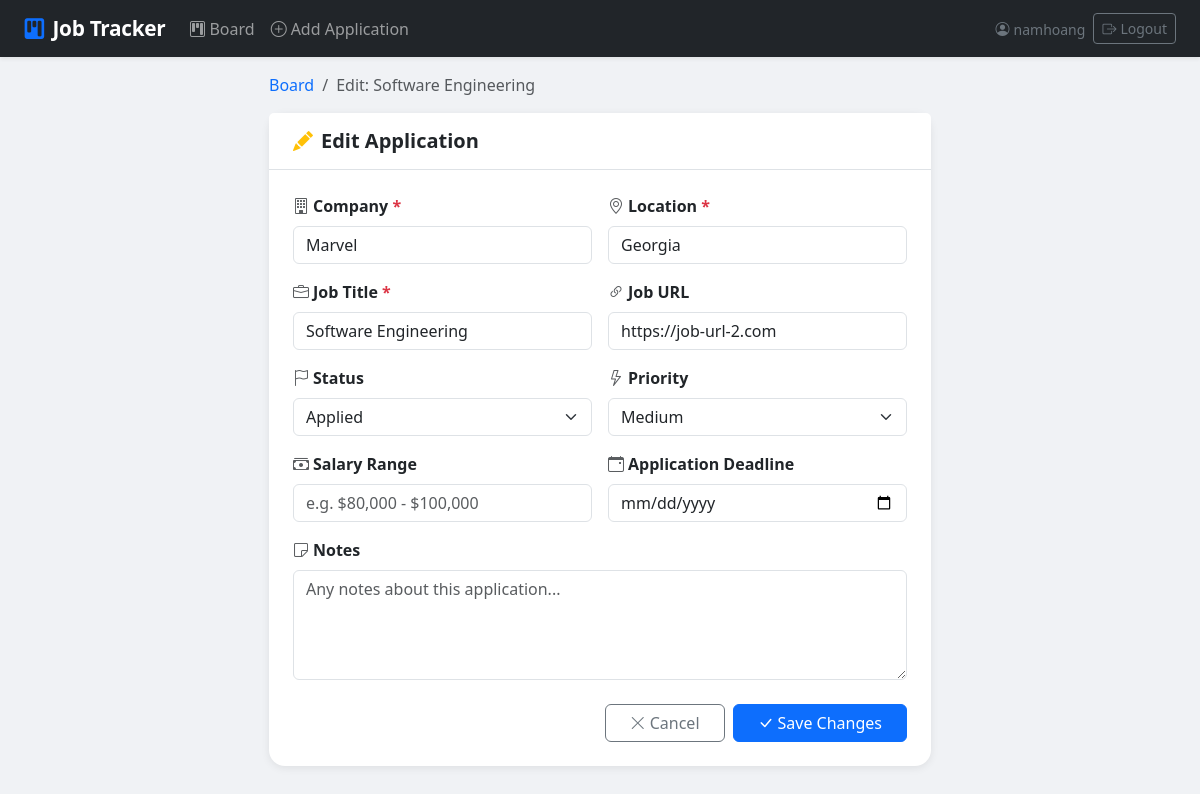
The page /2/edit/ (signed in) on the database its author committed.
### applications/models.py (models this page shows, shortened)
class Application(models.Model):
    STATUS_CHOICES = [
        ('APPLIED', 'Applied'),
        ('INTERVIEWED', 'Interviewed'),
        ('OFFER', 'Offer'),
        ('REJECTED', 'Rejected'),
    ]
    PRIORITY_CHOICES = [
        ('LOW', 'Low'),
        ('MEDIUM', 'Medium'),
        ('HIGH', 'High'),
    ]
    user = models.ForeignKey(User, on_delete=models.CASCADE)
    company = models.CharField(max_length=255)
    location = models.CharField(max_length=255)
    job_title = models.CharField(max_length=255)
    job_url = models.URLField(blank=True, null=True)
    status = models.CharField(max_length=20, choices=STATUS_CHOICES, default='APPLIED')
    priority = models.CharField(max_length=10, choices=PRIORITY_CHOICES, default='MEDIUM')
    applied_at = models.DateTimeField(auto_now_add=True)
    deadline = models.DateField(blank=True, null=True)
    salary_range = models.CharField(max_length=100, blank=True, null=True)
    notes = models.TextField(blank=True, null=True)
    class Meta:
        ordering = ['-applied_at']

### applications/views.py (the view)
# urls.py: path('<int:pk>/edit/', views.application_edit, name='application_edit'),
@login_required
def application_edit(request, pk):
    application = get_object_or_404(Application, pk=pk, user=request.user)
    partial = _wants_partial(request)
    if request.method == 'POST':
        form = ApplicationForm(request.POST, instance=application)
        if form.is_valid():
            form.save()
            if partial:
                return JsonResponse({'success': True})
            messages.success(request, 'Application updated successfully!')
            return redirect('application_list')
        elif partial:
            return render(
                request,
                'applications/application_form_partial.html',
                {'form': form, 'action': 'Edit', 'form_action': reverse('application_edit', args=[pk])},
                status=422,
            )
    else:
        form = ApplicationForm(instance=application)
    if partial:
        return render(
            request,
            'applications/application_form_partial.html',
            {'form': form, 'action': 'Edit', 'form_action': reverse('application_edit', args=[pk])},
        )
    return render(request, 'applications/application_form.html', {
        'form': form,
        'action': 'Edit',
        'page_title': f'Edit: {application.job_title}',
        'application': application,
    })

### applications/views.py (called while the page is built)
def _wants_partial(request):
    return (
        request.GET.get('partial') == '1'
        or request.POST.get('partial') == '1'
    )

### applications/templates/applications/application_form.html (shortened to what this page needs)
{% extends "applications/base.html" %}
{% block content %}
<div class="row justify-content-center">
  <div class="col-12 col-lg-7">
    <nav aria-label="breadcrumb" class="mb-3">
      <ol class="breadcrumb">
        <li class="breadcrumb-item"><a href="{% url 'application_list' %}" class="text-decoration-none">Board</a></li>
        <li class="breadcrumb-item active">{{ page_title }}</li>
      </ol>
    </nav>
    <div class="card form-page-card">
      <div class="card-header bg-white border-bottom py-3 px-4">
        <h5 class="mb-0 fw-bold">
          {% if action == 'Create' %}
          <i class="bi bi-plus-circle-fill text-primary me-2"></i>Add New Application
          {% else %}
          <i class="bi bi-pencil-fill text-warning me-2"></i>Edit Application
          {% endif %}
        </h5>
      </div>
      <div class="card-body p-4">
        <form method="post" novalidate>
          <div class="row g-3 mb-3">
            <div class="col-md-6">
              <label class="form-label fw-semibold">
                <i class="bi bi-building me-1 text-muted"></i>Company <span class="text-danger">*</span>
              </label>
              {{ form.company }}
            </div>
            <div class="col-md-6">
              <label class="form-label fw-semibold">
                <i class="bi bi-geo-alt me-1 text-muted"></i>Location <span class="text-danger">*</span>
              </label>
              {{ form.location }}
            </div>
          </div>
          <div class="row g-3 mb-3">
            <div class="col-md-6">
              <label class="form-label fw-semibold">
                <i class="bi bi-briefcase me-1 text-muted"></i>Job Title <span class="text-danger">*</span>
              </label>
              {{ form.job_title }}
            </div>
            <div class="col-md-6">
              <label class="form-label fw-semibold">
                <i class="bi bi-link-45deg me-1 text-muted"></i>Job URL
              </label>
              {{ form.job_url }}
            </div>
          </div>
          <div class="row g-3 mb-3">
            <div class="col-md-6">
              <label class="form-label fw-semibold">
                <i class="bi bi-flag me-1 text-muted"></i>Status
              </label>
              {{ form.status }}
            </div>
            <div class="col-md-6">
              <label class="form-label fw-semibold">
                <i class="bi bi-lightning me-1 text-muted"></i>Priority
              </label>
              {{ form.priority }}
            </div>
          </div>
          <div class="row g-3 mb-3">
            <div class="col-md-6">
              <label class="form-label fw-semibold">
                <i class="bi bi-cash-stack me-1 text-muted"></i>Salary Range
              </label>
              {{ form.salary_range }}
            </div>
            <div class="col-md-6">
              <label class="form-label fw-semibold">
                <i class="bi bi-calendar-event me-1 text-muted"></i>Application Deadline
              </label>
              {{ form.deadline }}
            </div>
          </div>
          <div class="mb-4">
            <label class="form-label fw-semibold">
              <i class="bi bi-sticky me-1 text-muted"></i>Notes
            </label>
            {{ form.notes }}
          </div>
          <div class="d-flex gap-2 justify-content-end">
            <a href="{% url 'application_list' %}" class="btn btn-outline-secondary px-4">
              <i class="bi bi-x-lg me-1"></i>Cancel
            </a>
            <button type="submit" class="btn btn-primary px-4">
              {% if action == 'Create' %}
              <i class="bi bi-plus-lg me-1"></i>Add Application
              {% else %}
              <i class="bi bi-check-lg me-1"></i>Save Changes
              {% endif %}
            </button>
          </div>
        </form>
      </div>
    </div>
  </div>
</div>
{% endblock %}

### applications/templates/applications/base.html (shortened to what this page needs)
<!DOCTYPE html>
<html lang="en">
<head>
  <link href="https://cdn.jsdelivr.net/npm/bootstrap@5.3.3/dist/css/bootstrap.min.css" rel="stylesheet" />
  <link href="https://cdn.jsdelivr.net/npm/bootstrap-icons@1.11.3/font/bootstrap-icons.min.css" rel="stylesheet" />
</head>
<body>
  <nav class="navbar navbar-expand-lg navbar-dark bg-dark shadow-sm">
    <div class="container-fluid px-4">
      <a class="navbar-brand d-flex align-items-center gap-2" href="{% url 'application_list' %}">
        <i class="bi bi-kanban-fill text-primary"></i>
        Job Tracker
      </a>
      <div class="collapse navbar-collapse" id="mainNav">
        <ul class="navbar-nav me-auto">
          <li class="nav-item">
            <a class="nav-link" href="{% url 'application_list' %}">
              <i class="bi bi-kanban me-1"></i>Board
            </a>
          </li>
          <li class="nav-item">
            <a class="nav-link" href="{% url 'application_create' %}">
              <i class="bi bi-plus-circle me-1"></i>Add Application
            </a>
          </li>
        </ul>
        {% if user.is_authenticated %}
        <ul class="navbar-nav ms-auto align-items-center gap-2">
          <li class="nav-item">
            <span class="navbar-text text-secondary small">
              <i class="bi bi-person-circle me-1"></i>{{ user.username }}
            </span>
          </li>
          <li class="nav-item">
            <form method="post" action="{% url 'logout' %}" class="d-inline">
              <button type="submit" class="btn btn-sm btn-outline-secondary">
                <i class="bi bi-box-arrow-right me-1"></i>Logout
              </button>
            </form>
          </li>
        </ul>
        {% endif %}
      </div>
    </div>
  </nav>
  <main class="container-fluid px-4 py-3">
    {% block content %}{% endblock %}
  </main>
</body>
</html>

### rows shown on the page
Application: company "Marvel", location "Georgia", job_title "Software Engineering", job_url "https://job-url-2.com", status "Applied", priority "Medium"

### other values the page prints
{{ user.username }} "namhoang"
{{ page_title }} "Edit: Software Engineering"
